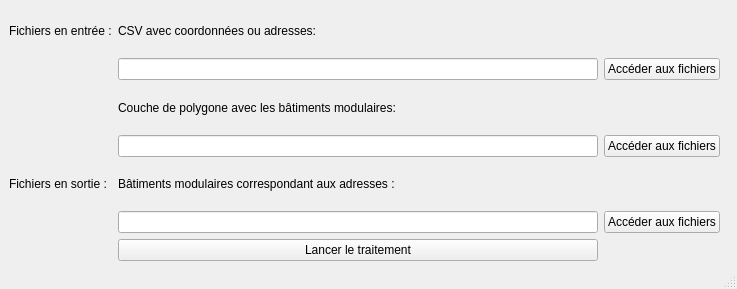
<?xml version="1.0" encoding="UTF-8"?>
<ui version="4.0">
 <class>Traitement</class>
 <widget class="QMainWindow" name="Traitement">
  <property name="geometry">
   <rect>
    <x>0</x>
    <y>0</y>
    <width>737</width>
    <height>289</height>
   </rect>
  </property>
  <property name="windowTitle">
   <string>Traitement</string>
  </property>
  <widget class="QWidget" name="centralwidget">
   <widget class="QWidget" name="gridLayoutWidget">
    <property name="geometry">
     <rect>
      <x>9</x>
      <y>10</y>
      <width>711</width>
      <height>251</height>
     </rect>
    </property>
    <layout class="QGridLayout" name="gridLayout">
     <item row="0" column="0">
      <widget class="QLabel" name="label_5">
       <property name="text">
        <string>Fichiers en entrée :</string>
       </property>
      </widget>
     </item>
     <item row="4" column="0">
      <widget class="QLabel" name="label_4">
       <property name="text">
        <string>Fichiers en sortie :</string>
       </property>
      </widget>
     </item>
     <item row="4" column="1">
      <widget class="QLabel" name="label">
       <property name="text">
        <string>Bâtiments modulaires correspondant aux adresses :</string>
       </property>
      </widget>
     </item>
     <item row="5" column="1">
      <widget class="QLineEdit" name="lineResult"/>
     </item>
     <item row="2" column="1">
      <widget class="QLabel" name="label_3">
       <property name="text">
        <string>Couche de polygone avec les bâtiments modulaires:</string>
       </property>
      </widget>
     </item>
     <item row="0" column="1">
      <widget class="QLabel" name="label_2">
       <property name="text">
        <string>CSV avec coordonnées ou adresses:</string>
       </property>
      </widget>
     </item>
     <item row="6" column="1">
      <widget class="QPushButton" name="boutonLancement">
       <property name="text">
        <string>Lancer le traitement</string>
       </property>
      </widget>
     </item>
     <item row="1" column="1">
      <widget class="QLineEdit" name="lineAdresse"/>
     </item>
     <item row="1" column="2">
      <widget class="QPushButton" name="boutonVAdresse">
       <property name="text">
        <string>Accéder aux fichiers</string>
       </property>
      </widget>
     </item>
     <item row="3" column="1">
      <widget class="QLineEdit" name="lineBM"/>
     </item>
     <item row="3" column="2">
      <widget class="QPushButton" name="boutonVBM">
       <property name="text">
        <string>Accéder aux fichiers</string>
       </property>
      </widget>
     </item>
     <item row="5" column="2">
      <widget class="QPushButton" name="boutonVResult">
       <property name="text">
        <string>Accéder aux fichiers</string>
       </property>
      </widget>
     </item>
    </layout>
   </widget>
  </widget>
  <widget class="QStatusBar" name="statusbar"/>
 </widget>
 <resources/>
 <connections/>
</ui>
